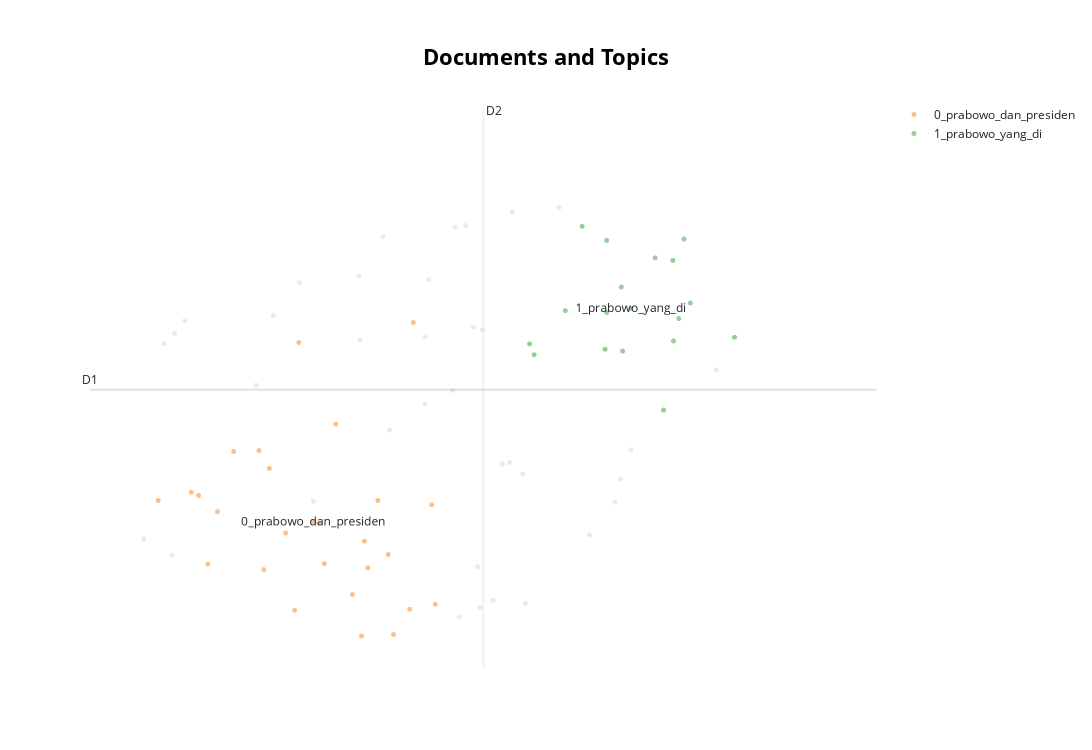

Notebook code cell kept with this figure:
### Code cell
topic_model.visualize_documents(teks_berita, reduced_embeddings=reduced_embeddings)
